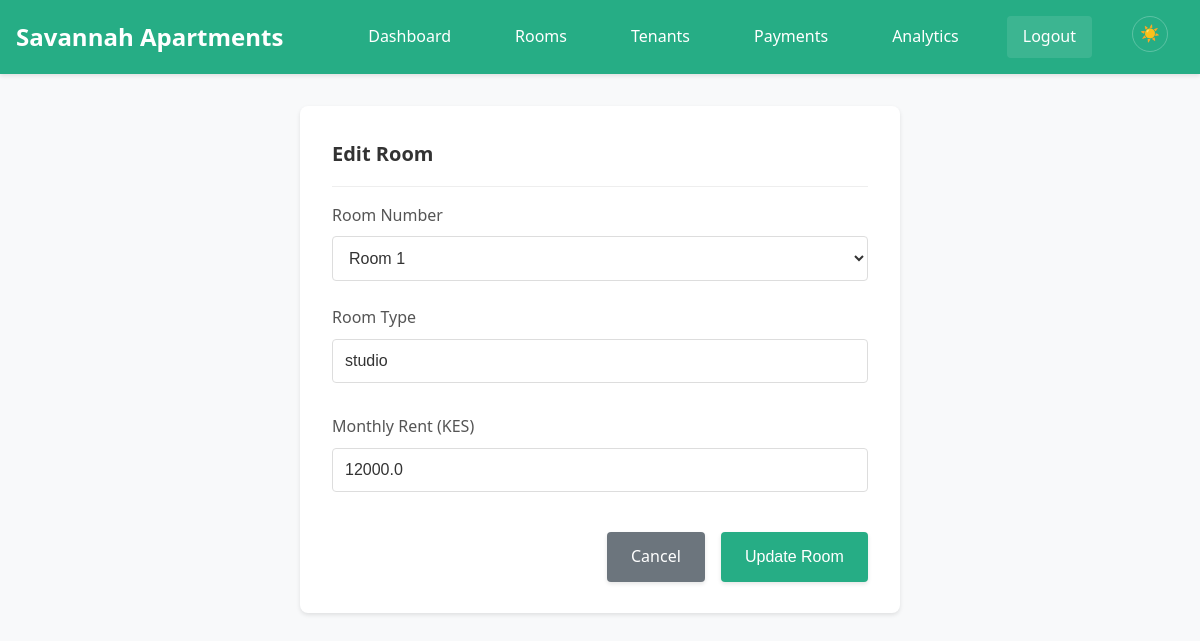
Screenshot of /rooms/edit/1 (signed in) with the database file from the repository.
### tables this page shows
CREATE TABLE rooms (
            room_id INTEGER PRIMARY KEY AUTOINCREMENT,
            room_number TEXT UNIQUE NOT NULL,
            room_type TEXT NOT NULL,
            monthly_rent REAL NOT NULL,
            status TEXT DEFAULT 'vacant'
        );

### app.py (the view, shortened to what this page needs)
@app.route('/rooms/edit/<int:room_id>', methods=['GET', 'POST'])
@login_required
def edit_room(room_id):
    conn = get_db_connection()
    room = conn.execute('SELECT * FROM rooms WHERE room_id = ?', (room_id,)).fetchone()
    conn.close()
    if not room:
        flash('Room not found!', 'error')
        return redirect(url_for('rooms'))
    return render_template('room_form.html', room=room)

### app.py (called while the page is built)
def get_db_connection():
    conn = sqlite3.connect(DATABASE, timeout=20.0)
    conn.row_factory = sqlite3.Row
    conn.execute('PRAGMA journal_mode=WAL')
    conn.execute('PRAGMA synchronous=NORMAL')
    conn.execute('PRAGMA cache_size=10000')
    conn.execute('PRAGMA temp_store=MEMORY')
    return conn

def login_required(f):
    @wraps(f)
    def decorated_function(*args, **kwargs):
        if 'logged_in' not in session:
            return redirect(url_for('login'))
        return f(*args, **kwargs)
    return decorated_function

### templates/room_form.html (shortened to what this page needs)
{% extends "base.html" %}
{% block content %}
<div class="form-container">
    <div class="card-header">
        <h1 class="card-title">{% if room %}Edit Room{% else %}Add New Room{% endif %}</h1>
    </div>
    <form method="POST">
        <div class="form-group">
            <label for="room_number" class="form-label">Room Number</label>
            <select id="room_number" name="room_number" class="form-select" required>
                {% for i in range(1, 25) %}
                <option value="{{ i }}" {% if room and room.room_number == i|string %}selected{% endif %}>
                    Room {{ i }}
                </option>
                {% endfor %}
            </select>
        </div>
        <div class="form-group">
            <label for="room_type" class="form-label">Room Type</label>
            <input type="text" id="room_type" name="room_type" class="form-input"
                   value="{{ room.room_type if room else '' }}" readonly>
        </div>
        <div class="form-group">
            <label for="monthly_rent" class="form-label">Monthly Rent (KES)</label>
            <input type="number" id="monthly_rent" name="monthly_rent" class="form-input"
                   value="{{ room.monthly_rent if room else '' }}" step="0.01" min="0" readonly>
        </div>
        <div class="form-actions">
            <a href="{{ url_for('rooms') }}" class="btn btn-secondary">Cancel</a>
            <button type="submit" class="btn">{% if room %}Update Room{% else %}Add Room{% endif %}</button>
        </div>
    </form>
</div>
{% endblock %}

### static/css/style.css (style rules this page uses)
* { margin: 0; padding: 0; box-sizing: border-box; }
body { font-family: 'Segoe UI', Tahoma, Geneva, Verdana, sans-serif; line-height: 1.6; color: var(--text-primary); background-color: var(--background); }
.form-group { margin-bottom: 1.5rem; }
.form-label { display: block; margin-bottom: 0.5rem; font-weight: 500; color: var(--text-secondary); }
.form-input { width: 100%; padding: 0.75rem; border: 1px solid var(--input-border); border-radius: 4px; background-color: var(--input-bg); color: var(--text-primary); font-size: 1rem; transition: border-color 0.3s, background-color 0.3s; }
.form-select { width: 100%; padding: 0.75rem; border: 1px solid var(--input-border); border-radius: 4px; font-size: 1rem; background-color: var(--input-bg); color: var(--text-primary); }
.btn { display: inline-block; padding: 0.75rem 1.5rem; background-color: var(--brand-primary); color: var(--on-brand); text-decoration: none; border: none; border-radius: 4px; font-size: 1rem; cursor: pointer; transition: background-color 0.3s; }
.btn-secondary { background-color: #6c757d; color: #fff; }
.card-header { border-bottom: 1px solid #eee; padding-bottom: 1rem; margin-bottom: 1rem; }
.card-title { font-size: 1.25rem; font-weight: 600; color: var(--text-primary); }
.form-container { background: var(--surface); padding: 2rem; border-radius: 8px; box-shadow: 0 2px 4px rgba(0,0,0,0.1); max-width: 600px; margin: 0 auto; }
.form-actions { display: flex; gap: 1rem; justify-content: flex-end; margin-top: 2rem; }
:root { --background: #f8f9fa; --surface: #ffffff; --text-primary: #333333; --text-secondary: #555555; --divider: #eeeeee; --hover-bg: #f1f3f5; --table-header-bg: #f8f9fa; --brand-primary: #26ad85; --brand-primary-hover: #1d8a6b; --brand-accent: #37d8a8; --on-brand: #ffffff; --input-bg: #ffffff; --input-border: #dddddd; --flash-success-bg: #d4edda; --flash-success-text: #155724; --flash-success-border: #c3e6cb; --flash-error-bg: #f8d7da; --flash-error-text: #721c24; --flash-error-border: #f5c6cb; --flash-info-bg: #d1ecf1; --flash-info-text: #0c5460; --flash-info-border: #bee5eb; --badge-neutral-bg: #e2e3e5; --badge-success-bg: #d4edda; --badge-success-text: #155724; --badge-error-bg: #f8d7da; --badge-error-text: #721c24; }
.btn { position: relative; overflow: hidden; transition: all 0.3s ease-in-out; transform: translateY(0); box-shadow: 0 2px 4px rgba(0,0,0,0.1); }
.btn::before { content: ''; position: absolute; top: 0; left: -100%; width: 100%; height: 100%; background: linear-gradient(90deg, transparent, rgba(255,255,255,0.2), transparent); transition: left 0.5s ease-in-out; }
.form-input, .form-select, .form-textarea { transition: all 0.3s ease-in-out; position: relative; }
html { scroll-behavior: smooth; }
.card, .btn, .form-input { will-change: transform; }
* { -webkit-font-smoothing: antialiased; -moz-osx-font-smoothing: grayscale; }
.card, .btn, .form-input, .toast { contain: layout style paint; }
@media (prefers-reduced-motion: no-preference) { .card, .btn, .form-input { transition: transform 0.2s ease-out, box-shadow 0.2s ease-out; } }
* { scrollbar-width: thin; scrollbar-color: var(--scrollbar-thumb) var(--scrollbar-track); }
:root { --scrollbar-track: var(--divider); --scrollbar-thumb: var(--text-tertiary); --scrollbar-thumb-hover: var(--text-secondary); }

### rows the page displays
rooms: room_number "Room 1", room_type "studio", monthly_rent "12000.0"
